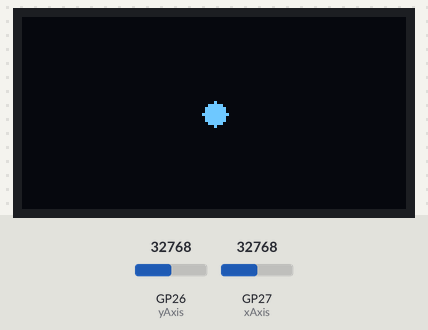
Recording of a program running on a simulated Raspberry Pi Pico running MicroPython. Parts: 128×64 one-colour display. The inputs (shaded band) are chosen by the test bench; at power-on: GP26 (yAxis) = 32768, GP27 (xAxis) = 32768 (analog values on the 0–65535 scale).

Above: at 1.2 s.
1.3 s: GP26 (yAxis) set to 45874
At 1.6 s:
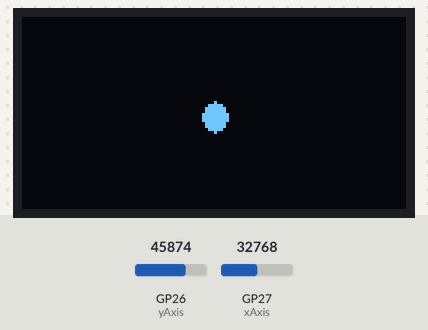
2.9 s: GP27 (xAxis) set to 45874
At 3.07 s:
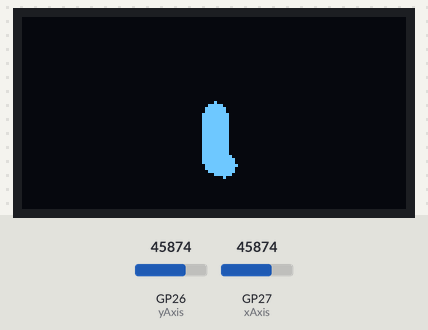
4.5 s: GP26 (yAxis) set to 0
At 4.73 s:
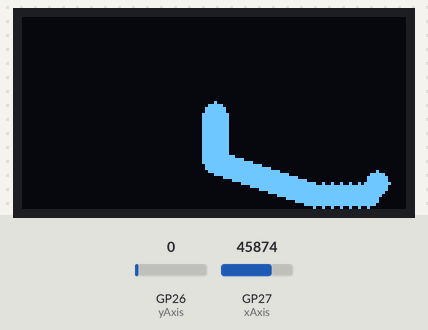
6.1 s: GP27 (xAxis) set to 19660
At 6.29 s:
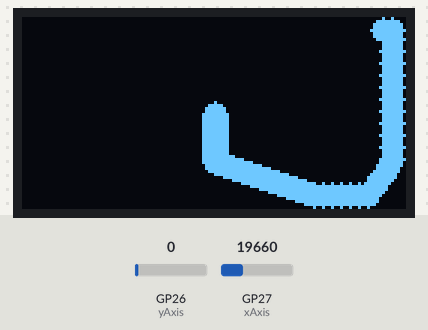
7.7 s: GP27 (xAxis) set to 0
At 9.1 s:
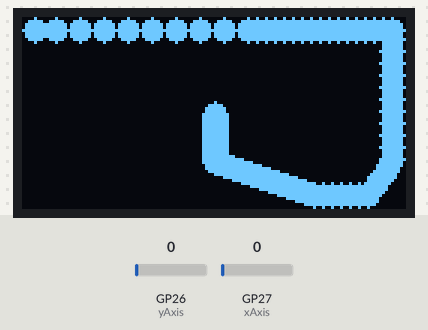
9.3 s: GP26 (yAxis) set to 57670
At 11.7 s:
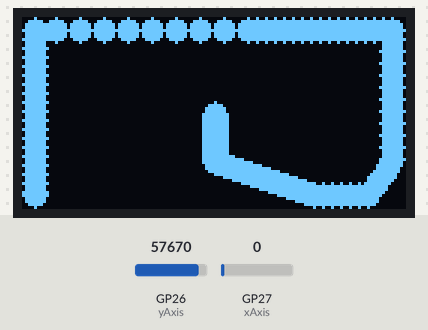

The program:

p29-joystick_display2.py
```python
from machine import ADC, Pin, I2C
import utime
from sh1106 import SH1106_I2C

SCREEN_WIDTH = 128
SCREEN_HEIGHT = 64
CIRCLE_RADIUS = 4

xAxis = ADC(27)
yAxis = ADC(26)
i2c = I2C(1, scl=Pin(19), sda=Pin(18), freq=100000)                                            # Init I2C using I2C0 defaults, SCL=Pin(GP9), SDA=Pin(GP8), freq=400000
oled = SH1106_I2C(SCREEN_WIDTH, SCREEN_HEIGHT, i2c)

x = SCREEN_WIDTH // 2
y = SCREEN_HEIGHT // 2

def fill_circle(display, cx, cy, radius, color):
    for dy in range(-radius, radius + 1):
        dx = int((radius * radius - dy * dy) ** 0.5)
        display.hline(cx - dx, cy + dy, 2 * dx + 1, color)

while True:
    xValue = xAxis.read_u16()
    yValue = yAxis.read_u16()
    vx = (xValue / 2**16 - 0.5) * 16
    vy = (yValue / 2**16 - 0.5) * 8
    x += int(vx)
    y += int(vy)
    if x < CIRCLE_RADIUS:
        x = CIRCLE_RADIUS
    elif x > SCREEN_WIDTH - 1 - CIRCLE_RADIUS:
        x = SCREEN_WIDTH - 1 - CIRCLE_RADIUS
    if y < CIRCLE_RADIUS:
        y = CIRCLE_RADIUS
    elif y > SCREEN_HEIGHT - 1 - CIRCLE_RADIUS:
        y = SCREEN_HEIGHT - 1 - CIRCLE_RADIUS
    #oled.fill(0)
    fill_circle(oled, x, y, CIRCLE_RADIUS, 1)
    oled.show()
    utime.sleep_ms(5)
```

Measured:
- after the input at 1.3 s, the display: first changes after 0.16 s (image 1 shows a later state)
- after the input at 6.1 s, the display: changes after 0.15 s (image 4)
- after the input at 9.3 s, the display: first changes after 0.18 s (image 6 shows a later state)
